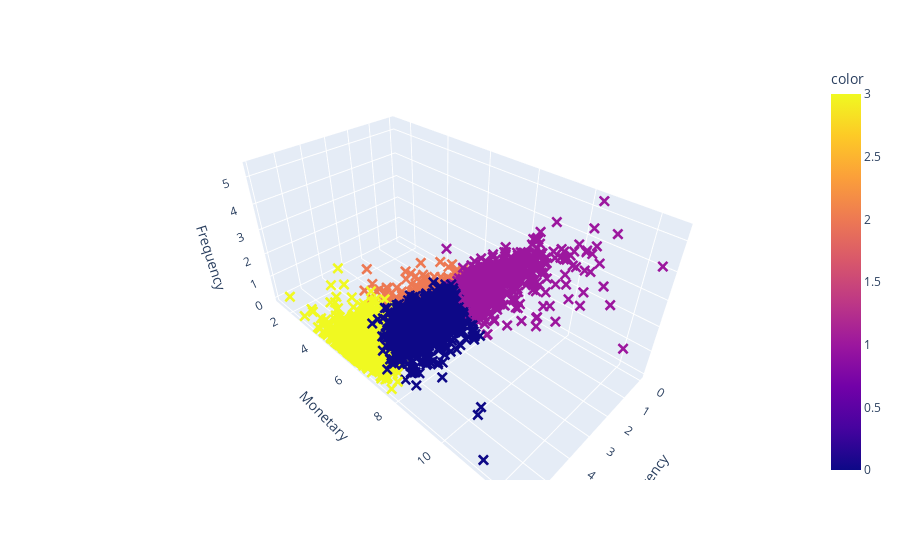

Write notebook code for a chart like this one.
### Code cell
import plotly.express as px
fig = px.scatter_3d(x=rfm_k_n["Recency"],y=rfm_k_n["Monetary"],z=rfm_k_n["Frequency"],
                   color= rfm_k_n.Clusters,
                    labels = {"x": "Recency","y": "Monetary","z": "Frequency"},
                   hover_name= rfm_k_n["Clusters"],)
fig.update_traces(
    marker=dict(size=4, symbol="x"),
    selector=dict(mode="markers"),
)
fig.show()

### Figure 1 — Plotly figure (JSON) as saved in the notebook; plotly's stock layout.template omitted (floating-point values rounded to 4 significant figures; data arrays with more than 128 entries replaced by an {"elided": "..."} marker saying what was removed)
{"data": [{"hovertemplate": "<b>%{hovertext}</b><br><br>Recency=%{x}<br>Monetary=%{y}<br>Frequency=%{z}<br>color=%{marker.color}<extra></extra>", "hovertext": {"elided": "3920 int values"}, "legendgroup": "", "marker": {"color": {"elided": "3920 int values"}, "coloraxis": "coloraxis", "size": 4, "symbol": "x"}, "mode": "markers", "name": "", "scene": "scene", "showlegend": false, "type": "scatter3d", "x": {"elided": "3920 float values"}, "y": {"elided": "3920 float values"}, "z": {"elided": "3920 float values"}}], "layout": {"coloraxis": {"colorbar": {"title": {"text": "color"}}, "colorscale": [[0, "#0d0887"], [0.1111, "#46039f"], [0.2222, "#7201a8"], [0.3333, "#9c179e"], [0.4444, "#bd3786"], [0.5556, "#d8576b"], [0.6667, "#ed7953"], [0.7778, "#fb9f3a"], [0.8889, "#fdca26"], [1, "#f0f921"]]}, "legend": {"tracegroupgap": 0}, "margin": {"t": 60}, "scene": {"domain": {"x": [0, 1], "y": [0, 1]}, "xaxis": {"title": {"text": "Recency"}}, "yaxis": {"title": {"text": "Monetary"}}, "zaxis": {"title": {"text": "Frequency"}}}}}
